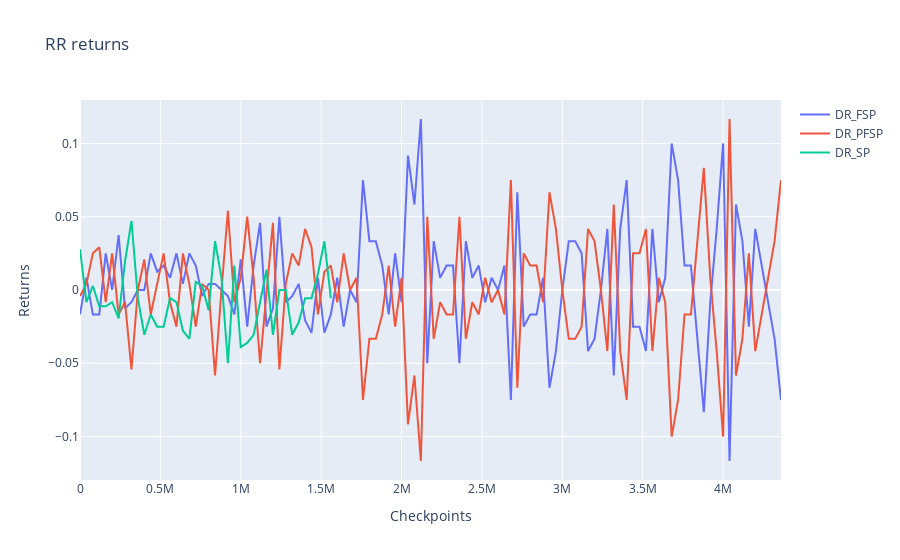

Notebook code cell kept with this figure:
### Code cell
df = {}
logs = [file for file in os.listdir("parse_results") if ".json" in file]
for log in logs:
    print(log) 
    with open(f"parse_results/{log}", "r") as f:
        returns = json.load(f)

        agent_1, agent_2 = list(returns.keys())
        if agent_1 not in df.keys():
            df[agent_1] = returns[agent_1]
        if agent_2 not in df.keys():
            df[agent_2] = returns[agent_2]
        else:
            for checkpoint in list(returns[agent_1].keys()):
                df[agent_1][checkpoint].extend(returns[agent_1][checkpoint])
            for checkpoint in list(returns[agent_2].keys()):
                df[agent_2][checkpoint].extend(returns[agent_2][checkpoint])

df = pd.DataFrame(df)

df.index = np.array(df.index).astype(int)
df = df.sort_index()
# df = df.head(40)

agents = df.columns
fig = go.Figure()

for agent in agents:
    df[f"{agent}_avg"] = df[agent].apply(lambda x: np.array(x).mean())
    df[f"{agent}_std"] = df[agent].apply(lambda x: np.array(x).std())

    df[f"{agent}_lower"] = df[f"{agent}_avg"] - df[f"{agent}_std"]
    df[f"{agent}_upper"] = df[f"{agent}_avg"] + df[f"{agent}_std"]


    # fig.add_trace(
    #     go.Scatter(
    #         x=np.array([df.index, df.index[::-1]]).flatten(),
    #         y=np.array([df[f"{agent}_upper"], df[f"{agent}_lower"][::-1]]).flatten(),
    #         fill="toself",
    #         fillcolor="rgba(0, 0, 255, 0.2)",
    #         line=dict(color="rgba(255, 255, 255, 0)"),
    #         name="Error Band",
    #     )
    # )
    fig.add_trace(
        go.Scatter(
            x=df.index,
            y=df[f"{agent}_avg"],
            mode="lines",
            name=agent,
        )
    )

fig.update_layout(
    title="RR returns",
    xaxis_title="Checkpoints",
    yaxis_title="Returns",
    showlegend=True,
)
fig.show()
